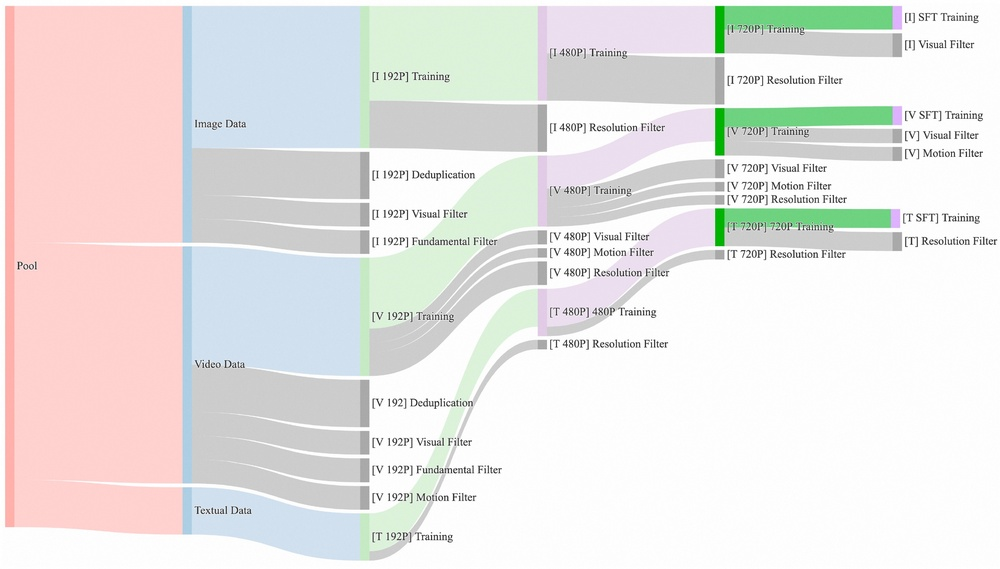
#> input picture assets/data_for_diff_stage.jpg, 1000 x 569 px, shrunk from 2914 x 1658 before the run, given in place of mini-frames-wan2.1-cat.mp4, which was not available
$ python diagnose_color.py
#> lines starting #> are read from the running program, lines starting #| are printed output that depends on the picture; pictures that were not available may be replaced by others from this repository, and a replacement may not be noted
import cv2
import numpy as np
import os

def process_video_different_methods(input_path, output_dir):
    """
    尝试三种不同的色彩校正方法，生成三个对比视频。
    """
#> called with input_path = '/opt/Wan2.1/mini-frames-wan2.1-cat.mp4', output_dir = '/opt/Wan2.1/outputs'
    cap = cv2.VideoCapture(input_path)
    if not cap.isOpened():
        print(f"错误：无法打开视频 {input_path}")
        return

    fps = int(cap.get(cv2.CAP_PROP_FPS))
    w = int(cap.get(cv2.CAP_PROP_FRAME_WIDTH))
    h = int(cap.get(cv2.CAP_PROP_FRAME_HEIGHT))

    # 创建三个输出视频
    fourcc = cv2.VideoWriter_fourcc(*'mp4v')
    out_rgb = cv2.VideoWriter(os.path.join(output_dir, 'method1_rgb_invert.mp4'), fourcc, fps, (w, h))
    out_yuv = cv2.VideoWriter(os.path.join(output_dir, 'method2_yuv_invert.mp4'), fourcc, fps, (w, h))
    out_selective = cv2.VideoWriter(os.path.join(output_dir, 'method3_selective_invert.mp4'), fourcc, fps, (w, h))

    print("开始处理，尝试三种方法...")
    frame_idx = 0

    while True:
        ret, frame = cap.read()
#> frame is the input picture: shape (569, 1000, 3); mean B, G, R 227.8, 229.5, 232.3
        if not ret:
            break

        # --- 方法1: 原始RGB全局反转 (就是你之前用的) ---
        result_rgb = 255 - frame
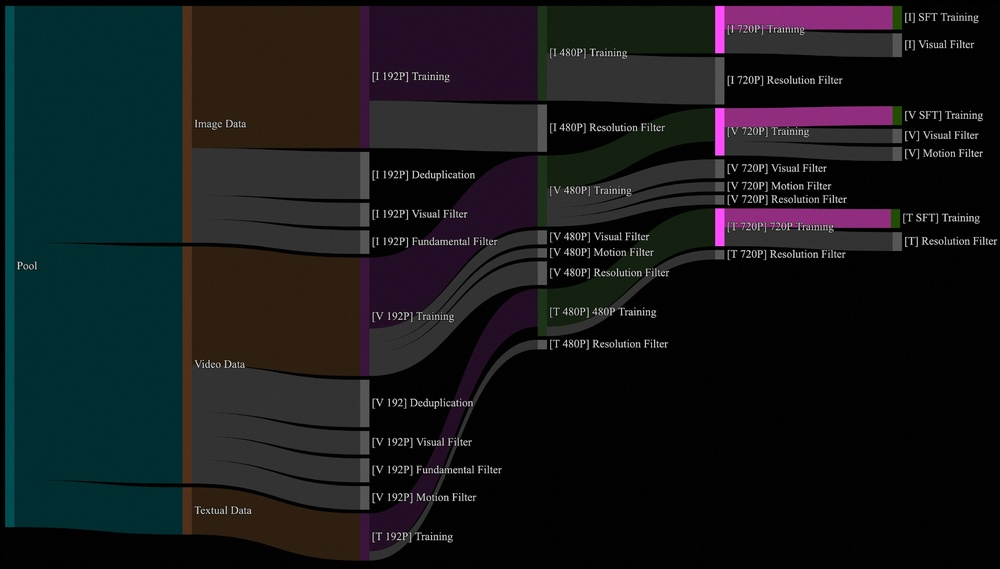
#> result_rgb: shape (569, 1000, 3); mean B, G, R 27.2, 25.5, 22.7

        # --- 方法2: 转换到YUV色彩空间，只反转Y（亮度）分量 ---
        # 这能修复“色调分离”问题
        frame_yuv = cv2.cvtColor(frame, cv2.COLOR_BGR2YUV)
#> frame_yuv: shape (569, 1000, 3); mean of channels 0, 1, 2 230.2, 126.8, 129.9
        y, u, v = cv2.split(frame_yuv)
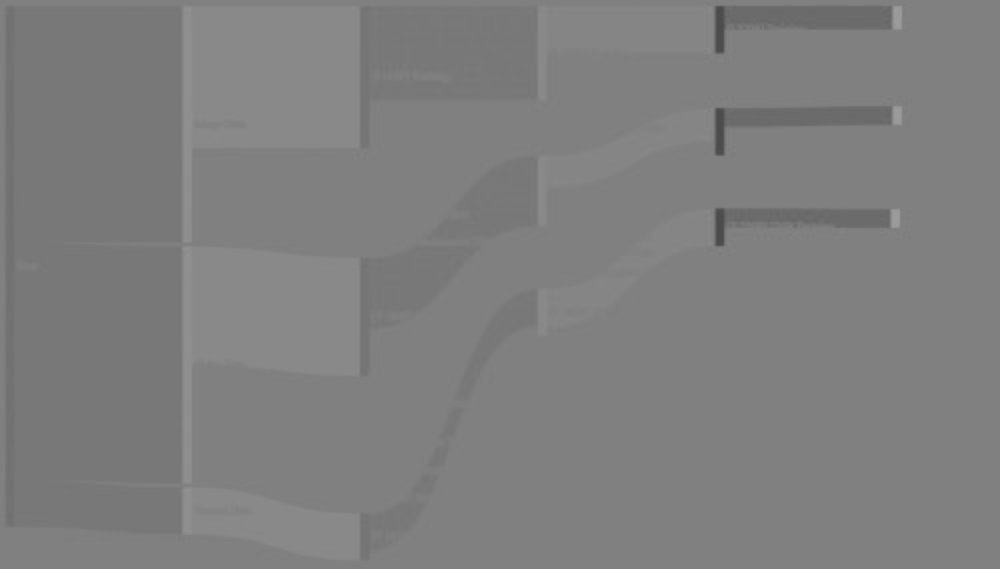
#> u: shape (569, 1000); min 75, max 157, mean 126.8
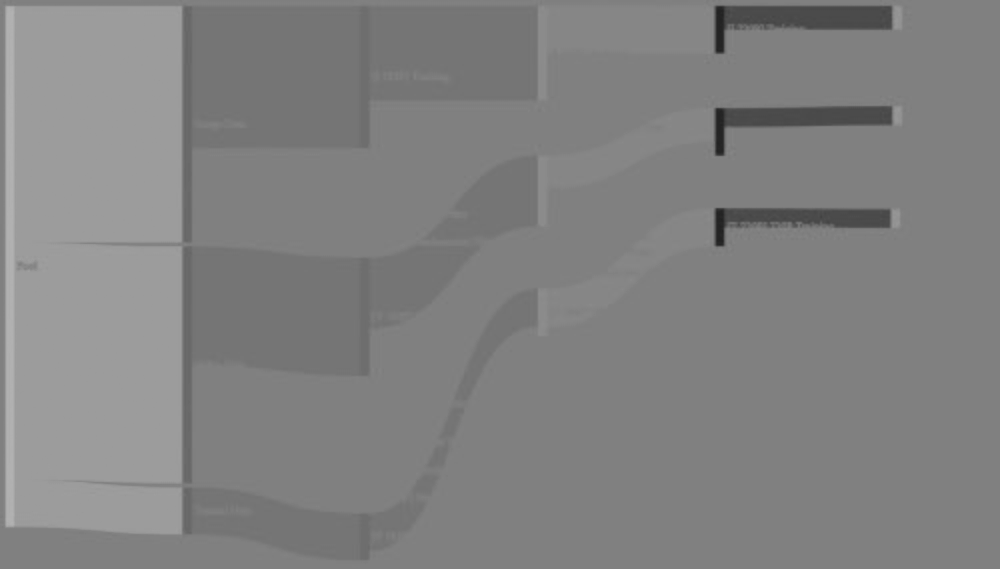
#> v: shape (569, 1000); min 33, max 178, mean 129.9
        y_inverted = 255 - y
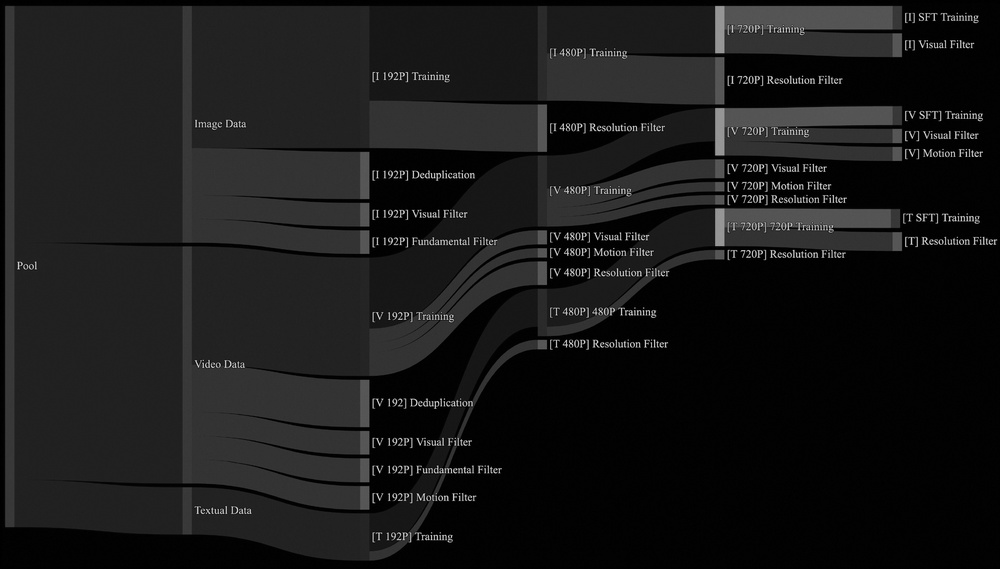
#> y_inverted: shape (569, 1000); min 0, max 238, mean 24.8
        result_yuv_bgr = cv2.cvtColor(cv2.merge([y_inverted, u, v]), cv2.COLOR_YUV2BGR)
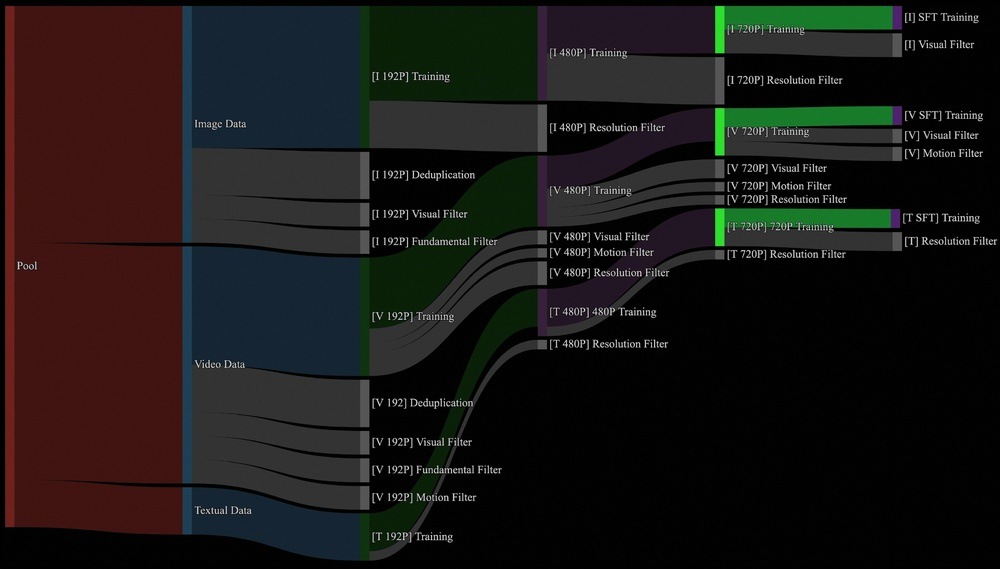
#> result_yuv_bgr: shape (569, 1000, 3); mean B, G, R 22.5, 24.2, 27

        # --- 方法3: 选择性通道反转 (适用于“红蓝颠倒”等) ---
        # 交换颜色通道，常用于修复“颜色反相但不完全”的问题
        b, g, r = cv2.split(frame)
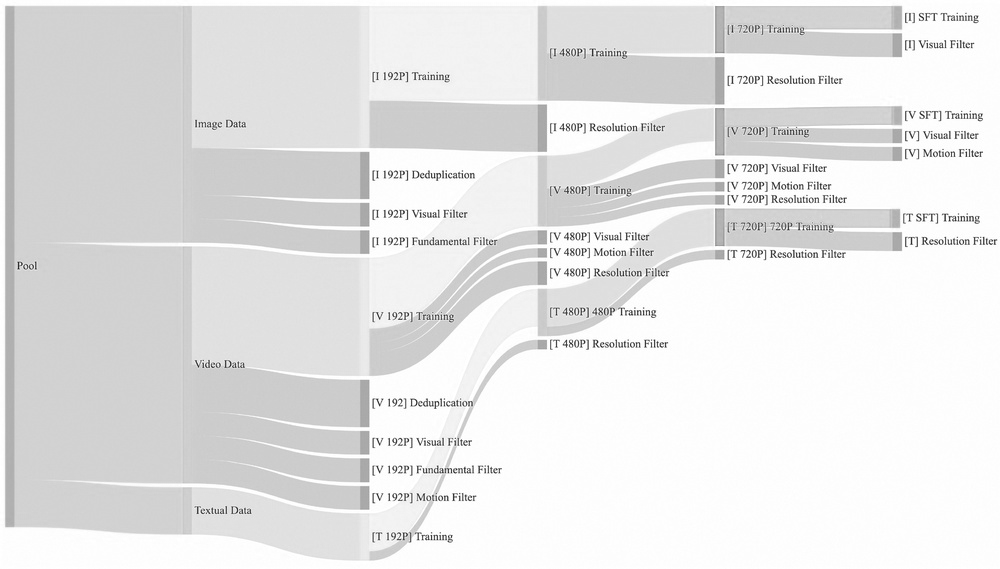
#> g: shape (569, 1000); min 17, max 255, mean 229.5
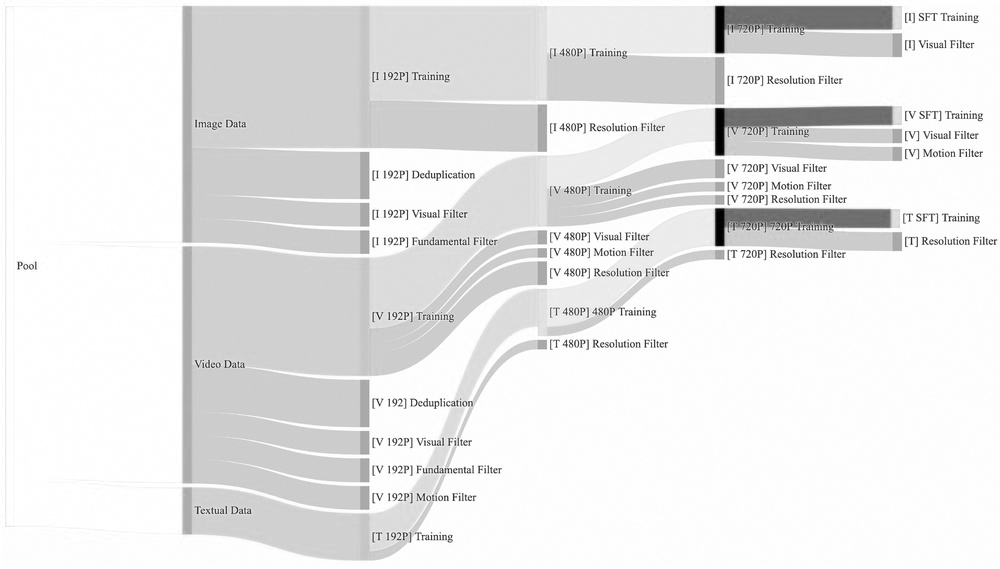
#> r: shape (569, 1000); min 0, max 255, mean 232.3
        # 尝试交换红色和蓝色通道
        result_swap = cv2.merge([r, g, b])

        # 写入结果
        out_rgb.write(result_rgb)
        out_yuv.write(result_yuv_bgr)
        out_selective.write(result_swap)

        frame_idx += 1
        if frame_idx % 30 == 0:
            print(f"已处理 {frame_idx} 帧...")

    # 释放资源
    cap.release()
    out_rgb.release()
    out_yuv.release()
    out_selective.release()
    cv2.destroyAllWindows()

    print(f"\n处理完成！已生成三个测试视频在目录: {output_dir}")
    print("请按顺序检查，哪个效果最好：")
    print("1. 'method1_rgb_invert.mp4' - RGB全局反转 (原始方法)")
    print("2. 'method2_yuv_invert.mp4' - 仅反转Y亮度分量")
    print("3. 'method3_selective_invert.mp4' - 交换红蓝通道")

# --- 配置路径 ---
input_video = r"/opt/Wan2.1/mini-frames-wan2.1-cat.mp4"  # 你的原始负片视频
output_directory = r"/opt/Wan2.1/outputs"  # 输出目录，确保文件夹存在

# 如果输出目录不存在，则创建
os.makedirs(output_directory, exist_ok=True)

# 执行诊断
process_video_different_methods(input_video, output_directory)
